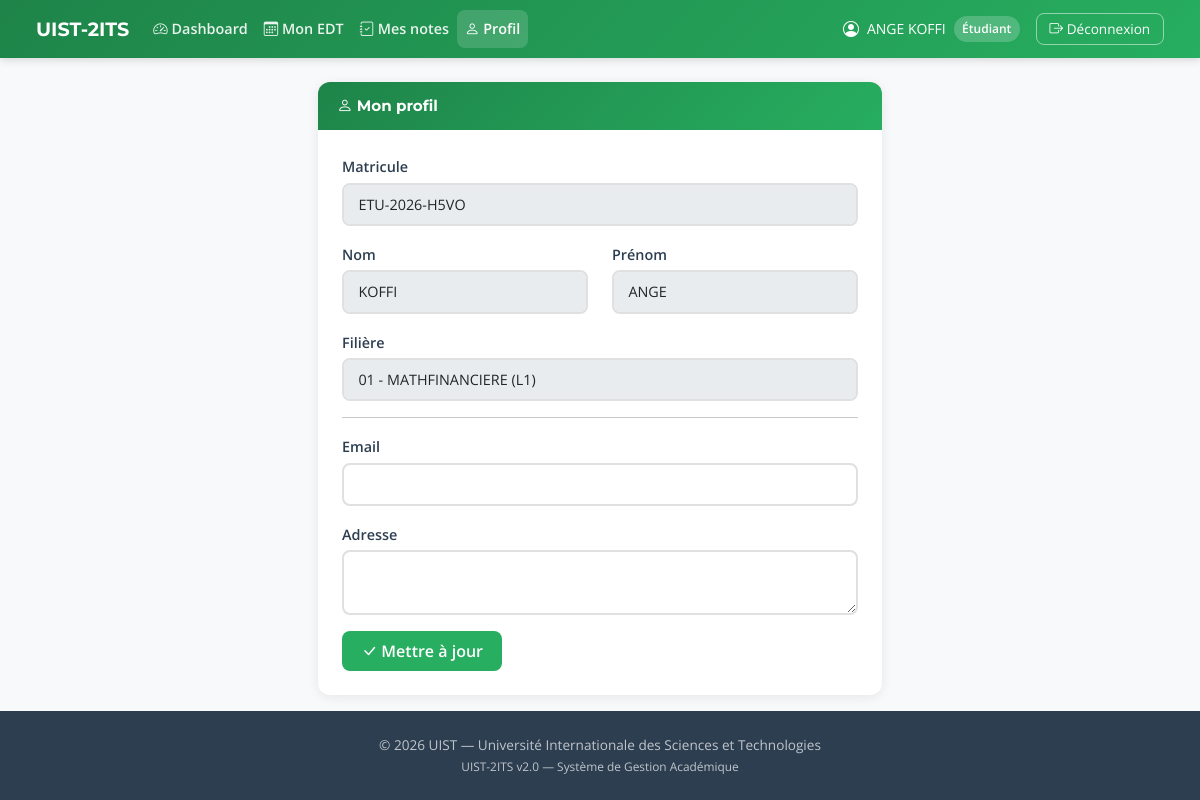
The page /etudiant/profil/ (signed in) on the database its author committed.
### accounts/models.py (models this page shows, shortened)
class Utilisateur(AbstractUser):
    ROLE_CHOICES = [
        ("SUPER_ADMIN", "Super Administrateur"),
        ("DIRECTEUR", "Directeur"),
        ("GESTION_1", "Gestion 1 - Logistique"),
        ("GESTION_2", "Gestion 2 - Scolarité"),
        ("GESTION_3", "Gestion 3 - Suivi"),
        ("COMMUNICATION", "Communication - Publications"),
        ("ENSEIGNANT", "Enseignant"),
        ("ETUDIANT", "Étudiant"),
        ("PARENT", "Parent"),
    ]
    matricule = models.CharField(max_length=30, unique=True, db_index=True)
    nom = models.CharField("Nom de famille", max_length=100, default="")
    prenom = models.CharField("Prénom", max_length=100, default="")
    role = models.CharField(max_length=20, choices=ROLE_CHOICES, db_index=True)
    est_actif = models.BooleanField(default=True)
    date_creation = models.DateTimeField(auto_now_add=True)
    derniere_connexion = models.DateTimeField(null=True, blank=True)
    USERNAME_FIELD = "matricule"
    REQUIRED_FIELDS = ["nom", "prenom", "role"]
    class Meta:
        db_table = "utilisateurs"
        verbose_name = "Utilisateur"
        verbose_name_plural = "Utilisateurs"
        ordering = ["nom", "prenom"]
    @property
    def nom_complet(self):
        return f"{self.prenom} {self.nom}"

### etudiant/models.py (models this page shows, shortened)
class Etudiant(models.Model):
    id_user = models.OneToOneField(
        Utilisateur,
        on_delete=models.CASCADE,
        primary_key=True,
        related_name="etudiant_profile",
    )
    filiere = models.ForeignKey(
        "gestion1.Filiere", on_delete=models.CASCADE, related_name="etudiants"
    )
    date_naissance = models.DateField(null=True, blank=True)
    adresse = models.TextField(blank=True, default="")
    date_inscription = models.DateTimeField(auto_now_add=True)
    class Meta:
        db_table = "etudiants"
        verbose_name = "Étudiant"
        verbose_name_plural = "Étudiants"

### gestion1/models.py (models this page shows)
class Filiere(models.Model):
    NIVEAU_CHOICES = [
        ("L1", "Licence 1"),
        ("L2", "Licence 2"),
        ("L3", "Licence 3"),
        ("M1", "Master 1"),
        ("M2", "Master 2"),
    ]
    code_filiere = models.CharField(max_length=20, unique=True, db_index=True)
    nom_filiere = models.CharField(max_length=150)
    niveau = models.CharField(max_length=10, choices=NIVEAU_CHOICES)
    est_active = models.BooleanField(default=True)
    date_creation = models.DateTimeField(auto_now_add=True)
    class Meta:
        db_table = "filieres"
        verbose_name = "Filière"
        verbose_name_plural = "Filières"
        ordering = ["niveau", "nom_filiere"]
    def __str__(self):
        return f"{self.code_filiere} - {self.nom_filiere} ({self.niveau})"

### etudiant/views.py (the view, shortened to what this page needs)
# urls.py: path("profil/", views.profil, name="profil"),
@login_required
@role_requis("ETUDIANT")
def profil(request):
    etudiant = obtenir_etudiant_par_user(request.user.pk)
    if not etudiant:
        return redirect("accounts:logout")
    return render(request, "etudiant/profil.html", {"etudiant": etudiant})

### etudiant/models.py (called while the page is built)
def obtenir_etudiant_par_user(user_id):
    try:
        return Etudiant.objects.select_related("id_user", "filiere").get(
            id_user_id=user_id
        )
    except Etudiant.DoesNotExist:
        return None

### templates/etudiant/profil.html (shortened to what this page needs)
{% extends "base.html" %}
{% block nav_links %}
<li class="nav-item"><a class="nav-link" href="{% url 'etudiant:dashboard' %}"><i class="bi bi-speedometer2"></i> Dashboard</a></li>
<li class="nav-item"><a class="nav-link" href="{% url 'etudiant:edt' %}"><i class="bi bi-calendar3"></i> Mon EDT</a></li>
<li class="nav-item"><a class="nav-link" href="{% url 'etudiant:notes' %}"><i class="bi bi-journal-check"></i> Mes notes</a></li>
<li class="nav-item"><a class="nav-link active" href="{% url 'etudiant:profil' %}"><i class="bi bi-person"></i> Profil</a></li>
{% endblock %}
{% block content %}
<div class="row justify-content-center">
    <div class="col-lg-6">
        <div class="card">
            <div class="card-header-vert"><i class="bi bi-person"></i> Mon profil</div>
            <div class="card-body p-4">
                <div class="mb-3"><label class="form-label">Matricule</label><input type="text" class="form-control" value="{{ etudiant.id_user.matricule }}" disabled></div>
                <div class="row mb-3">
                    <div class="col-md-6"><label class="form-label">Nom</label><input type="text" class="form-control" value="{{ etudiant.id_user.nom }}" disabled></div>
                    <div class="col-md-6"><label class="form-label">Prénom</label><input type="text" class="form-control" value="{{ etudiant.id_user.prenom }}" disabled></div>
                </div>
                <div class="mb-3"><label class="form-label">Filière</label><input type="text" class="form-control" value="{{ etudiant.filiere }}" disabled></div>
                <hr>
                <form method="POST">
                    <div class="mb-3"><label class="form-label">Email</label><input type="email" name="email" class="form-control" value="{{ etudiant.id_user.email|default:'' }}"></div>
                    <div class="mb-3"><label class="form-label">Adresse</label><textarea name="adresse" class="form-control" rows="2">{{ etudiant.adresse }}</textarea></div>
                    <button type="submit" class="btn btn-vert"><i class="bi bi-check-lg"></i> Mettre à jour</button>
                </form>
            </div>
        </div>
    </div>
</div>
{% endblock %}

### templates/base.html (shortened to what this page needs)
{% load static %}
<!DOCTYPE html>
<html lang="fr">
<head>
    <link href="https://cdn.jsdelivr.net/npm/bootstrap@5.3.2/dist/css/bootstrap.min.css" rel="stylesheet">
    <link rel="stylesheet" href="https://cdn.jsdelivr.net/npm/bootstrap-icons@1.11.1/font/bootstrap-icons.css">
    <link rel="stylesheet" href="{% static 'css/style.css' %}">
</head>
<body>
    {% if user.is_authenticated %}
    <nav class="navbar navbar-expand-lg navbar-dark navbar-uist">
        <div class="container-fluid">
            <a class="navbar-brand d-flex align-items-center" href="/">
                <span>UIST-2ITS</span>
            </a>
            <div class="collapse navbar-collapse" id="navMain">
                <ul class="navbar-nav me-auto">
                    {% block nav_links %}{% endblock %}
                </ul>
                <div class="d-flex align-items-center gap-2">
                    <i class="bi bi-person-circle text-white"></i>
                    <span class="text-white small">{{ user.nom_complet }}</span>
                    <span class="badge-role">{{ user.get_role_display }}</span>
                    <a href="{% url 'accounts:logout' %}" class="btn-deconnexion ms-2">
                        <i class="bi bi-box-arrow-right"></i> Déconnexion
                    </a>
                </div>
            </div>
        </div>
    </nav>
    {% endif %}
    <main class="{% if user.is_authenticated %}container-fluid mt-4 px-4{% endif %}">
        {% block content %}{% endblock %}
    </main>
    <footer class="footer-uist text-center">
        <p class="mb-0">&copy; 2026 UIST — Université Internationale des Sciences et Technologies</p>
        <small>UIST-2ITS v2.0 — Système de Gestion Académique</small>
    </footer>
</body>
</html>

### static/css/style.css (style rules this page uses)
:root { --vert-primaire: #27AE60; --vert-fonce: #1E8449; --vert-clair: #E8F5E9; --vert-accent: #2ECC71; --texte-fonce: #2C3E50; --texte-secondaire: #7F8C8D; --blanc: #FFFFFF; --bg-clair: #F8F9FA; --bg-section: #F1F8E9; --succes: #27AE60; --danger: #E74C3C; --warning: #F39C12; --info: #3498DB; --border: #E0E0E0; --shadow: 0 2px 12px rgba(0, 0, 0, 0.08); --shadow-hover: 0 8px 24px rgba(0, 0, 0, 0.12); --radius: 0.75rem; --radius-sm: 0.5rem; --font-titres: 'Montserrat', sans-serif; --font-corps: 'Open Sans', sans-serif; }
*, *::before, *::after { box-sizing: border-box; }
body { font-family: var(--font-corps); color: var(--texte-fonce); background: var(--bg-clair); min-height: 100vh; display: flex; flex-direction: column; margin: 0; }
main { flex: 1; }
a { color: var(--vert-primaire); text-decoration: none; }
.navbar-uist { background: linear-gradient(135deg, var(--vert-fonce) 0%, var(--vert-primaire) 100%); padding: 0.6rem 1.5rem; box-shadow: 0 2px 8px rgba(0, 0, 0, 0.15); }
.navbar-uist .navbar-brand { font-family: var(--font-titres); font-weight: 700; color: var(--blanc) !important; font-size: 1.2rem; }
.navbar-uist .nav-link { color: rgba(255, 255, 255, 0.9) !important; font-weight: 600; padding: 0.5rem 0.8rem; border-radius: var(--radius-sm); transition: all 0.2s; font-size: 0.9rem; }
.navbar-uist .nav-link:hover, .navbar-uist .nav-link.active { color: var(--blanc) !important; background: rgba(255, 255, 255, 0.15); }
.navbar-uist .badge-role { background: rgba(255, 255, 255, 0.2); color: var(--blanc); padding: 0.3em 0.7em; border-radius: 1rem; font-size: 0.75rem; font-weight: 600; }
.navbar-uist .btn-deconnexion { border: 1px solid rgba(255, 255, 255, 0.5); color: var(--blanc); padding: 0.3rem 0.8rem; border-radius: var(--radius-sm); font-size: 0.85rem; transition: all 0.2s; }
.btn-vert { background: var(--vert-primaire); border: none; color: var(--blanc); font-weight: 600; padding: 0.5rem 1.2rem; border-radius: var(--radius-sm); transition: all 0.2s; }
.card { border: none; border-radius: var(--radius); box-shadow: var(--shadow); transition: transform 0.2s, box-shadow 0.2s; background: var(--blanc); }
.card-header-vert { background: linear-gradient(135deg, var(--vert-fonce), var(--vert-primaire)); color: var(--blanc); font-family: var(--font-titres); font-weight: 700; border-radius: var(--radius) var(--radius) 0 0 !important; padding: 0.8rem 1.2rem; font-size: 0.95rem; }
.form-label { font-weight: 600; color: var(--texte-fonce); margin-bottom: 0.3rem; font-size: 0.9rem; }
.form-control, .form-select { border-radius: var(--radius-sm); border: 2px solid var(--border); padding: 0.55rem 0.9rem; transition: border-color 0.2s, box-shadow 0.2s; font-size: 0.9rem; }
.footer-uist { background: var(--texte-fonce); color: rgba(255, 255, 255, 0.7); padding: 1.5rem 0; margin-top: auto; font-size: 0.85rem; }

### rows shown on the page
Utilisateur: nom_complet "ANGE KOFFI", role "Étudiant"
Etudiant: id_user.matricule "ETU-2026-H5VO", id_user.nom "KOFFI", id_user.prenom "ANGE", filiere "01 - MATHFINANCIERE (L1)"
